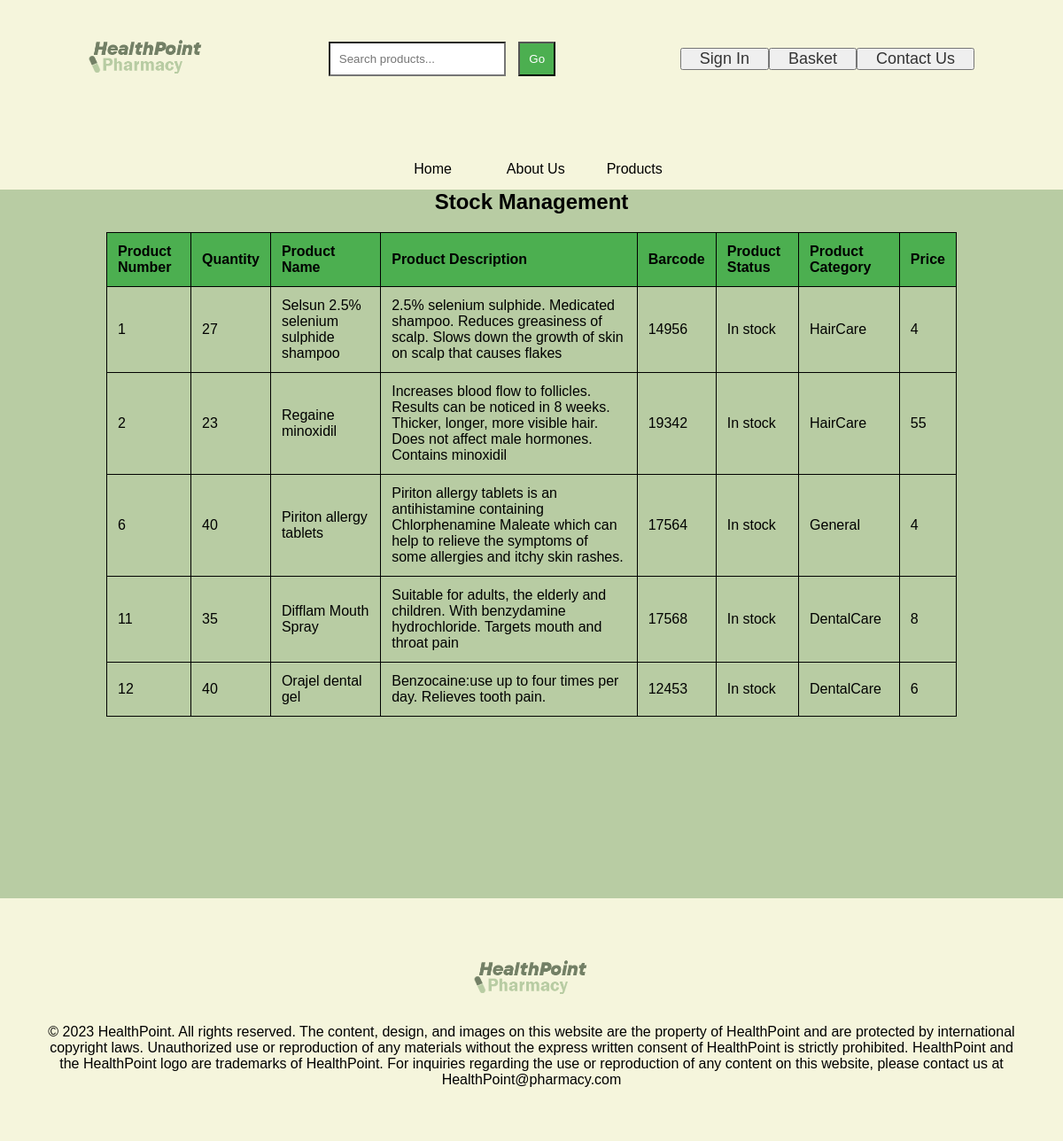
The page /StockManagementPage.php on the database its author committed.
### tables this page shows
CREATE TABLE stock( 
    ProductSKU INT NOT NULL,
    Quantity INT NOT NULL,
    ProductName VARCHAR(255) NOT NULL,
    Product_Description VARCHAR (255) NOT NULL,
    Barcode INT NOT NULL,
    Product_Status ENUM('In stock', 'Not in Stock') NOT NULL,
    Product_Category ENUM('General', 'SkinCare', 'Vitamins_Supplements', 'DentalCare', 'HairCare'),
    Price DECIMAL NOT NULL,
    PRIMARY KEY(ProductSKU)
    );

### StockManagementPage.php (the view, shortened to what this page needs)
<?php
require 'connectdb.php';
$sql = "SELECT * FROM stock";
$result = mysqli_query($con, $sql);
$stockDetails = mysqli_fetch_all($result, MYSQLI_ASSOC);
?>
<!DOCTYPE html>
<html lang="en">
<head>
    <link rel="stylesheet" href="HealthPoint.css">
</head>
<body>
<<nav class="banner">
    <a href="homePage.php"><img src="hplogo3.png" class="logo" alt="Company Logo"></a>
    <form action="" method="get">
      <input type="text" name="search" class="search-bar"
        value="<?= isset($search) && $search !== '' ? htmlspecialchars($search) : '' ?>" placeholder="Search products...">
        <input type="submit" value="Go" class="search-bar-go"></form>
    <?php
    if (isset($_SESSION['loggedin'])) {
      if (isset($_SESSION['AdminStatus']) && $_SESSION['AdminStatus'] == 1) {
        ?>
        <nav class="header">
          <button><a href="AdminAccounts.php">Account</a></button>
          <button><a href="Cart.php">Basket</a></button>
          <button><a href="Contact.php">Contact Us</a></button>
          <button><a href="logout.php">Logout</a></button>
        </nav>
        <?php
      } else if (isset($_SESSION['AdminStatus']) && $_SESSION['AdminStatus'] == 0) {
        ?>
          <nav class="header">
            <button><a href="CustomerAccounts.php">Account</a></button>
            <button><a href="Cart.php">Basket</a></button>
            <button><a href="Contact.php">Contact Us</a></button>
            <button><a href="logout.php">Logout</a></button>
          </nav>
        <?php
      }
    } else {
      ?>
      <nav class="header">
        <button><a href="signInPageCustomer.php">Sign In</a></button>
        <button><a href="Cart.php">Basket</a></button>
        <button><a href="Contact.php">Contact Us</a></button>
      </nav>
      <?php
    }
    ?>
  </nav>
  <nav class="header-nav">
    <ul class="navigation-bar">
      <li><a href="Index.php">Home</a></li>
      <li><a href="AboutUs.php">About Us</a></li>
      <nav class=Products>
        <a href="productPage.php"><button class="dropbtn">Products</button></a>
      </nav>
        </ul>
<div class="container">
    <h2>Stock Management</h2>
    <table>
        <thead>
            <tr>
                <th>Product Number</th>
                <th>Quantity</th>
                <th>Product Name</th>
                <th>Product Description</th>
                <th>Barcode</th>
                <th>Product Status</th>
                <th>Product Category</th>
                <th>Price</th>
            </tr>
        </thead>
        <tbody>
        <?php foreach ($stockDetails as $product): ?>
                <tr>
                    <td><?= htmlspecialchars($product['ProductSKU']) ?></td>
                    <td><?= htmlspecialchars($product['Quantity']) ?></td>
                    <td><?= htmlspecialchars($product['ProductName']) ?></td>
                    <td><?= htmlspecialchars($product['Product_Description']) ?></td>
                    <td><?= htmlspecialchars($product['Barcode']) ?></td>
                    <td><?= htmlspecialchars($product['Product_Status']) ?></td>
                    <td><?= htmlspecialchars($product['Product_Category']) ?></td>
                    <td><?= htmlspecialchars($product['Price']) ?></td>
                </tr>
            <?php endforeach; ?>
        </tbody>
    </table>
</div>
</body>
<footer class="footer">
    <div class="footer-section">
        <div>
            <a href="homePage.php"><img src="hplogo3.png" class="logo" alt="Company Logo"></a>
        </div>
        <div>
            <p>© 2023 HealthPoint. All rights reserved.
                The content, design, and images on this website are the property of HealthPoint and are protected by
                international copyright laws. Unauthorized use or reproduction of any materials without the express
                written
                consent of HealthPoint is strictly prohibited. HealthPoint and the HealthPoint logo are trademarks of
                HealthPoint.
                For inquiries regarding the use or reproduction of any content on this website, please contact us at
                HealthPoint@pharmacy.com</p>
        </div>
    </div>
</footer>
</html>

### HealthPoint.css (style rules this page uses)
* { margin: 0; padding: 0; font-family: 'poppins', sans-serif; box-sizing: border-box; }
.banner { position: fixed; top: 0; left: 0; width: 100%; padding: 25px 100px; background-color: #f5f5dc; display: flex; justify-content: space-between; align-items: center; z-index: 100; }
.header { display: flex; text-align: center; align-items: center; }
.header a { font-size: 18px; color: #333; font-weight: 500; text-decoration: none; margin-left: 20px; margin-right: 20px; transition: opacity 0.3s ease; }
.logo { max-width: 130px; height: auto; }
.search-bar, select { padding: 10px; margin: 5px; background-color: white; width: 200px; }
.search-bar-go { padding: 10px; margin: 5px; background-color: #4caf50; color: white; cursor: pointer; }
.header-nav { background-color: #f5f5dc; overflow: hidden; padding-top: 150px; }
.navigation-bar { list-style-type: none; margin: 0; padding: 0; display: flex; justify-content: center; }
.navigation-bar li { margin: 0 15px; }
.navigation-bar li a { display: block; color: black; text-align: center; padding: 14px 16px; text-decoration: none; transition: background-color 0.s ease; }
.dropbtn { background-color: #f5f5dc; color: black; padding: 14px 16px; font-size: 16px; border: none; cursor: pointer; }
.footer { background-color: #f5f5dc; color: #000000; text-align: center; padding: 50px; position: relative; bottom: 0; width: 100%; }
.footer-section { display: flex; flex-direction: column; align-items: center; }
.footer-section div { width: 100%; margin-bottom: 10px; }

### StockManagementPage.php (style rules this page uses)
body { margin: 0; padding: 0; font-family: 'poppins', sans-serif; box-sizing: border-box; }
.container { background-color: #b8cca3; min-height: 100vh; width: 100%; color: rgb(0, 0, 0); align-items: center; }
table { border: 1px solid black; width: 80%; margin: 20px auto; border-collapse: collapse; }
th, td { border: 1px solid black; padding: 12px; text-align: left; }
th { background-color: #4caf50; }
h1, h2 { text-align: center; }

### rows shown on the page
stock: ProductSKU "1", Quantity "27", ProductName "Selsun 2.5% selenium sulphide shampoo", Product_Description "2.5% selenium sulphide. Medicated shampoo. Reduces greasiness of scalp. Slows down the growth of skin on scalp that causes flakes", Barcode "14956", Product_Status "In stock", Product_Category "HairCare", Price "4"
stock: ProductSKU "2", Quantity "23", ProductName "Regaine minoxidil", Product_Description "Increases blood flow to follicles. Results can be noticed in 8 weeks. Thicker, longer, more visible hair. Does not affect male hormones. Contains minoxidil", Barcode "19342", Product_Status "In stock", Product_Category "HairCare", Price "55"
stock: ProductSKU "6", Quantity "40", ProductName "Piriton allergy tablets", Product_Description "Piriton allergy tablets is an antihistamine containing Chlorphenamine Maleate which can help to relieve the symptoms of some allergies and itchy skin rashes.", Barcode "17564", Product_Status "In stock", Product_Category "General", Price "4"
stock: ProductSKU "11", Quantity "35", ProductName "Difflam Mouth Spray", Product_Description "Suitable for adults, the elderly and children. With benzydamine hydrochloride. Targets mouth and throat pain", Barcode "17568", Product_Status "In stock", Product_Category "DentalCare", Price "8"
stock: ProductSKU "12", Quantity "40", ProductName "Orajel dental gel", Product_Description "Benzocaine:use up to four times per day. Relieves tooth pain.", Barcode "12453", Product_Status "In stock", Product_Category "DentalCare", Price "6"
